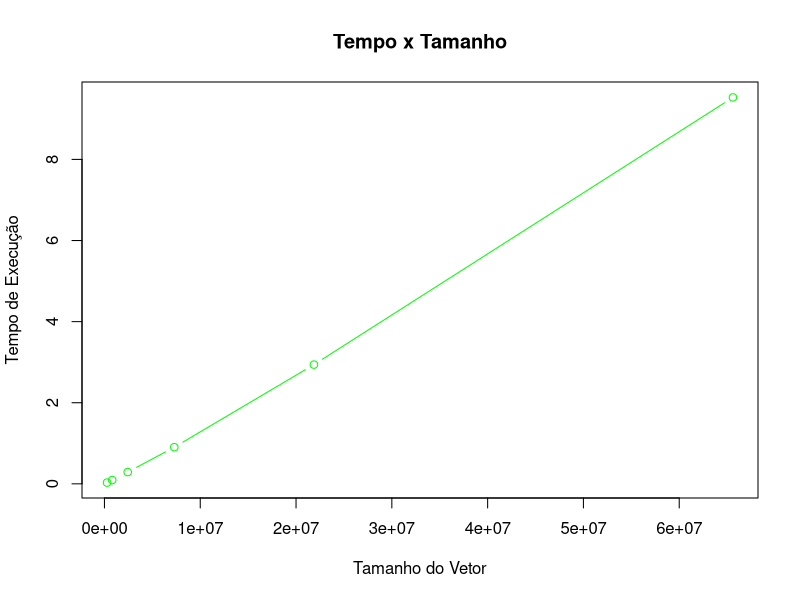
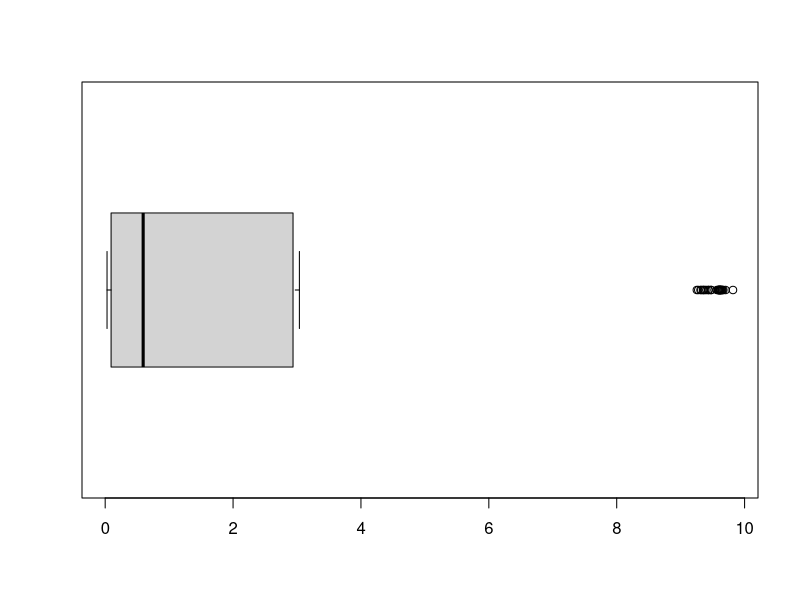
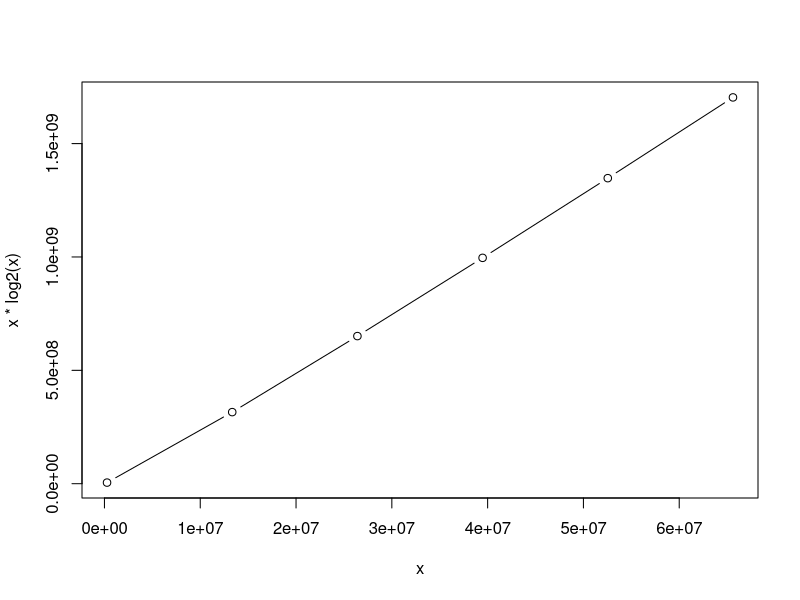
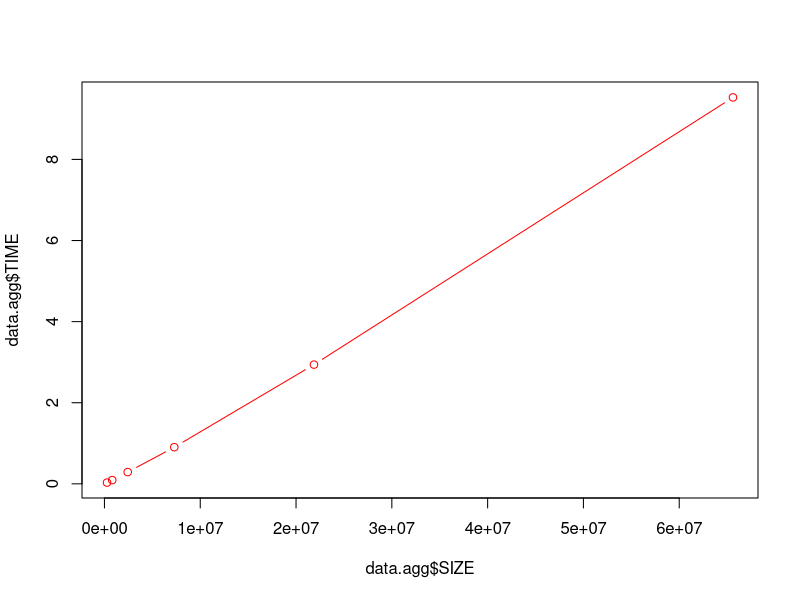
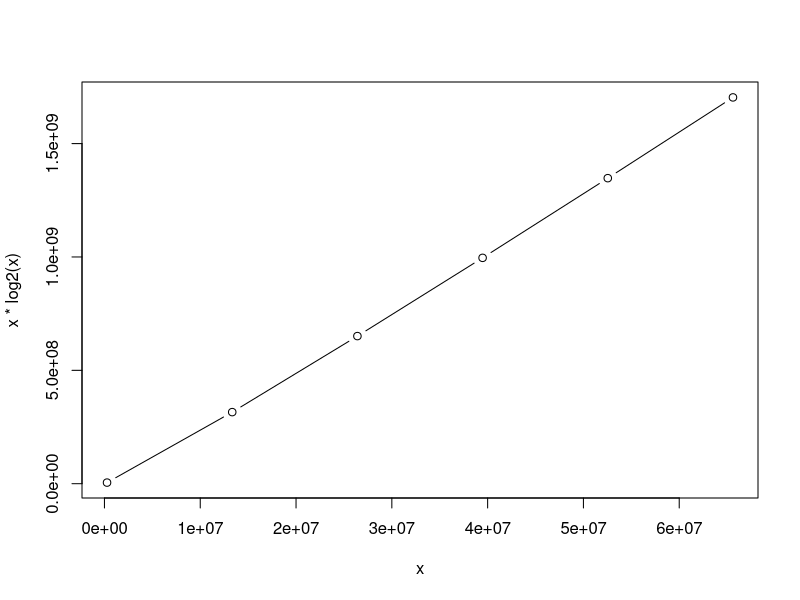

The R source for these figures, in order:
## ---- chunk 1
knitr::opts_chunk$set(echo = TRUE)
data.csv <- read.csv(file = '../../assets/data_size_2.csv', sep = ';')
## ---- chunk 2
(data.agg = aggregate(TIME ~ SIZE, data = data.csv, FUN = mean))
## ---- chunk 3
(data.agg.shapiro = shapiro.test(data.csv$TIME))
percentageConfiance = (1 - data.agg.shapiro$p.value) * 100
## ---- chunk 4

plot(data.agg$SIZE, data.agg$TIME, type = "b", col="GREEN", xlab="Tamanho do Vetor", ylab="Tempo de Execução", main="Tempo x Tamanho")
## ---- chunk 5
boxplot(data.csv$TIME, horizontal = T)
#plot(ecdf(data.csv$TIME))
#hist(data.csv$SIZE / data.csv$TIME, col = "GREEN", breaks=100)
## ---- chunk 6
curve(x * log2(x), from=min(data.agg$SIZE), to=max(data.agg$SIZE), n = length(data.agg$SIZE), type = "b",  col="BLACK")
## ---- chunk 7



data.agg

data.agg.sd = sd(data.agg$TIME)

a = 1 - 0.99

(data.agg.shapiro = shapiro.test(data.agg$TIME))
str(data.agg.shapiro)
a > data.agg.shapiro$p.value



str(data.agg)
str(data.csv)

NlogN = function(size) {
  log2(size) * size
}

nLogN = data.agg$SIZE * log2(data.agg$SIZE)
#nLogNTime = data.agg$SIZE * log2(data.agg$SIZE)

#interaction.plot(data.agg$SIZE, data.agg$TIME)
plot(data.agg$SIZE, data.agg$TIME, type = "b", col="RED")
#lines(nLogN, data.agg$TIME, type = "b", col="blue")
curve(x * log2(x), from=min(data.agg$SIZE), to=max(data.agg$SIZE), n = length(data.agg$SIZE), type = "b", add=TRUE, col="BLACK")
#lines(x, y2, pch = 18, col = "blue", type = "b", lty = 2)
curve(x * log2(x), from=min(data.agg$SIZE), to=max(data.agg$SIZE), n = length(data.agg$SIZE), type = "b",  col="BLACK")
data.agg$SIZE
